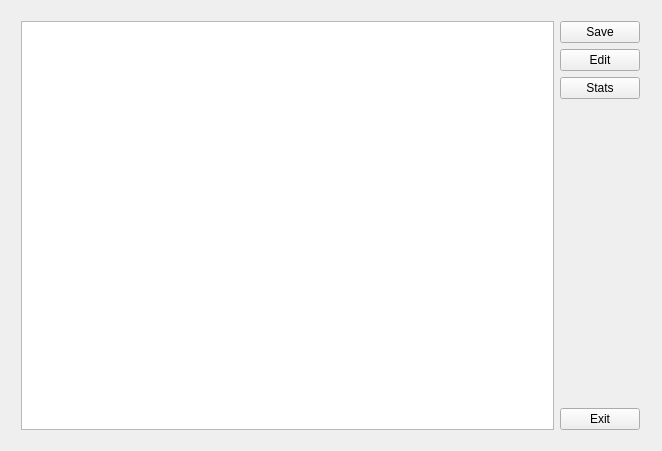
<?xml version="1.0" encoding="UTF-8"?>
<ui version="4.0">
 <class>MainWindow</class>
 <widget class="QMainWindow" name="MainWindow">
  <property name="geometry">
   <rect>
    <x>0</x>
    <y>0</y>
    <width>662</width>
    <height>451</height>
   </rect>
  </property>
  <property name="windowTitle">
   <string>Book Accounting</string>
  </property>
  <widget class="QWidget" name="centralWidget">
   <widget class="QWidget" name="horizontalLayoutWidget">
    <property name="geometry">
     <rect>
      <x>10</x>
      <y>10</y>
      <width>641</width>
      <height>431</height>
     </rect>
    </property>
    <layout class="QHBoxLayout" name="horizontalLayout">
     <item>
      <layout class="QVBoxLayout" name="verticalLayout_2">
       <item>
        <widget class="QTableWidget" name="tableWidget"/>
       </item>
      </layout>
     </item>
     <item>
      <layout class="QVBoxLayout" name="verticalLayout">
       <item>
        <widget class="QPushButton" name="pushButton">
         <property name="text">
          <string>Save</string>
         </property>
        </widget>
       </item>
       <item>
        <widget class="QPushButton" name="pushButton_2">
         <property name="text">
          <string>Edit</string>
         </property>
        </widget>
       </item>
       <item>
        <widget class="QPushButton" name="pushButton_4">
         <property name="text">
          <string>Stats</string>
         </property>
        </widget>
       </item>
       <item>
        <spacer name="verticalSpacer">
         <property name="orientation">
          <enum>Qt::Vertical</enum>
         </property>
         <property name="sizeHint" stdset="0">
          <size>
           <width>20</width>
           <height>40</height>
          </size>
         </property>
        </spacer>
       </item>
       <item>
        <widget class="QPushButton" name="ExitButton">
         <property name="text">
          <string>Exit</string>
         </property>
        </widget>
       </item>
      </layout>
     </item>
    </layout>
   </widget>
  </widget>
 </widget>
 <layoutdefault spacing="6" margin="11"/>
 <resources/>
 <connections/>
</ui>
